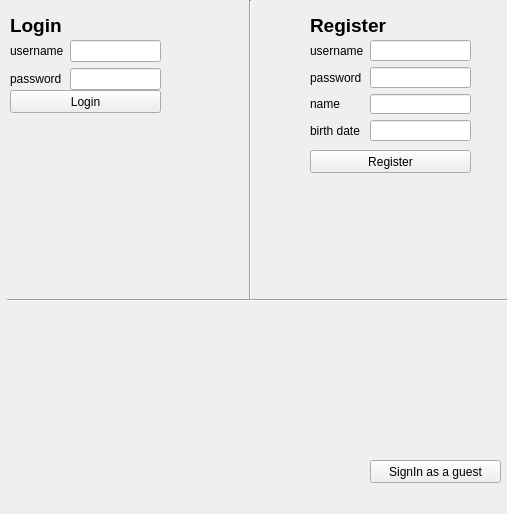
<?xml version="1.0" encoding="UTF-8"?>
<ui version="4.0">
 <class>MainWindow</class>
 <widget class="QMainWindow" name="MainWindow">
  <property name="geometry">
   <rect>
    <x>0</x>
    <y>0</y>
    <width>507</width>
    <height>514</height>
   </rect>
  </property>
  <property name="windowTitle">
   <string>MainWindow</string>
  </property>
  <property name="styleSheet">
   <string notr="true"/>
  </property>
  <widget class="QWidget" name="centralwidget">
   <widget class="QLabel" name="loginLabel">
    <property name="geometry">
     <rect>
      <x>10</x>
      <y>10</y>
      <width>71</width>
      <height>31</height>
     </rect>
    </property>
    <property name="text">
     <string>&lt;html&gt;&lt;head/&gt;&lt;body&gt;&lt;p&gt;&lt;span style=&quot; font-size:14pt; font-weight:600;&quot;&gt;Login&lt;/span&gt;&lt;/p&gt;&lt;/body&gt;&lt;/html&gt;</string>
    </property>
    <property name="scaledContents">
     <bool>false</bool>
    </property>
    <property name="wordWrap">
     <bool>false</bool>
    </property>
   </widget>
   <widget class="QWidget" name="formLayoutWidget">
    <property name="geometry">
     <rect>
      <x>10</x>
      <y>40</y>
      <width>151</width>
      <height>51</height>
     </rect>
    </property>
    <layout class="QFormLayout" name="loginForm">
     <item row="0" column="0">
      <widget class="QLabel" name="usernameLabel">
       <property name="text">
        <string>username</string>
       </property>
      </widget>
     </item>
     <item row="0" column="1">
      <widget class="QLineEdit" name="usernameLineEdit"/>
     </item>
     <item row="1" column="0">
      <widget class="QLabel" name="passwordLabel">
       <property name="text">
        <string>password</string>
       </property>
      </widget>
     </item>
     <item row="1" column="1">
      <widget class="QLineEdit" name="passwordLineEdit"/>
     </item>
    </layout>
   </widget>
   <widget class="QPushButton" name="loginBtn">
    <property name="geometry">
     <rect>
      <x>10</x>
      <y>90</y>
      <width>151</width>
      <height>23</height>
     </rect>
    </property>
    <property name="cursor">
     <cursorShape>PointingHandCursor</cursorShape>
    </property>
    <property name="text">
     <string>Login</string>
    </property>
   </widget>
   <widget class="QPushButton" name="guestBtn">
    <property name="geometry">
     <rect>
      <x>370</x>
      <y>460</y>
      <width>131</width>
      <height>23</height>
     </rect>
    </property>
    <property name="cursor">
     <cursorShape>PointingHandCursor</cursorShape>
    </property>
    <property name="text">
     <string>SignIn as a guest</string>
    </property>
   </widget>
   <widget class="QLabel" name="registerLabel">
    <property name="geometry">
     <rect>
      <x>310</x>
      <y>10</y>
      <width>91</width>
      <height>31</height>
     </rect>
    </property>
    <property name="text">
     <string>&lt;html&gt;&lt;head/&gt;&lt;body&gt;&lt;p&gt;&lt;span style=&quot; font-size:14pt; font-weight:600;&quot;&gt;Register&lt;/span&gt;&lt;/p&gt;&lt;/body&gt;&lt;/html&gt;</string>
    </property>
   </widget>
   <widget class="QWidget" name="formLayoutWidget_2">
    <property name="geometry">
     <rect>
      <x>310</x>
      <y>40</y>
      <width>161</width>
      <height>101</height>
     </rect>
    </property>
    <layout class="QFormLayout" name="registerForm">
     <item row="0" column="0">
      <widget class="QLabel" name="usernameLabel_2">
       <property name="text">
        <string>username</string>
       </property>
      </widget>
     </item>
     <item row="0" column="1">
      <widget class="QLineEdit" name="usernameLineEdit_2"/>
     </item>
     <item row="1" column="0">
      <widget class="QLabel" name="passwordLabel_2">
       <property name="text">
        <string>password</string>
       </property>
      </widget>
     </item>
     <item row="1" column="1">
      <widget class="QLineEdit" name="passwordLineEdit_2"/>
     </item>
     <item row="2" column="0">
      <widget class="QLabel" name="nameLabel">
       <property name="text">
        <string>name</string>
       </property>
      </widget>
     </item>
     <item row="2" column="1">
      <widget class="QLineEdit" name="nameLineEdit"/>
     </item>
     <item row="3" column="0">
      <widget class="QLabel" name="birthDateLabel">
       <property name="text">
        <string>birth date</string>
       </property>
      </widget>
     </item>
     <item row="3" column="1">
      <widget class="QLineEdit" name="birthDateLineEdit"/>
     </item>
    </layout>
   </widget>
   <widget class="QPushButton" name="registerBtn">
    <property name="geometry">
     <rect>
      <x>310</x>
      <y>150</y>
      <width>161</width>
      <height>23</height>
     </rect>
    </property>
    <property name="cursor">
     <cursorShape>PointingHandCursor</cursorShape>
    </property>
    <property name="text">
     <string>Register</string>
    </property>
   </widget>
   <widget class="Line" name="line">
    <property name="geometry">
     <rect>
      <x>240</x>
      <y>0</y>
      <width>20</width>
      <height>301</height>
     </rect>
    </property>
    <property name="orientation">
     <enum>Qt::Vertical</enum>
    </property>
   </widget>
   <widget class="Line" name="line_2">
    <property name="geometry">
     <rect>
      <x>7</x>
      <y>290</y>
      <width>501</width>
      <height>20</height>
     </rect>
    </property>
    <property name="orientation">
     <enum>Qt::Horizontal</enum>
    </property>
   </widget>
   <widget class="QLabel" name="backgroundLabel">
    <property name="geometry">
     <rect>
      <x>0</x>
      <y>0</y>
      <width>511</width>
      <height>491</height>
     </rect>
    </property>
    <property name="text">
     <string/>
    </property>
    <property name="pixmap">
     <pixmap>football federation.png</pixmap>
    </property>
    <property name="scaledContents">
     <bool>true</bool>
    </property>
   </widget>
   <zorder>backgroundLabel</zorder>
   <zorder>loginLabel</zorder>
   <zorder>formLayoutWidget</zorder>
   <zorder>loginBtn</zorder>
   <zorder>guestBtn</zorder>
   <zorder>registerLabel</zorder>
   <zorder>formLayoutWidget_2</zorder>
   <zorder>registerBtn</zorder>
   <zorder>line</zorder>
   <zorder>line_2</zorder>
  </widget>
  <widget class="QMenuBar" name="menubar">
   <property name="geometry">
    <rect>
     <x>0</x>
     <y>0</y>
     <width>507</width>
     <height>21</height>
    </rect>
   </property>
  </widget>
 </widget>
 <resources>
  <include location="mainScreen.qrc"/>
 </resources>
 <connections/>
</ui>
